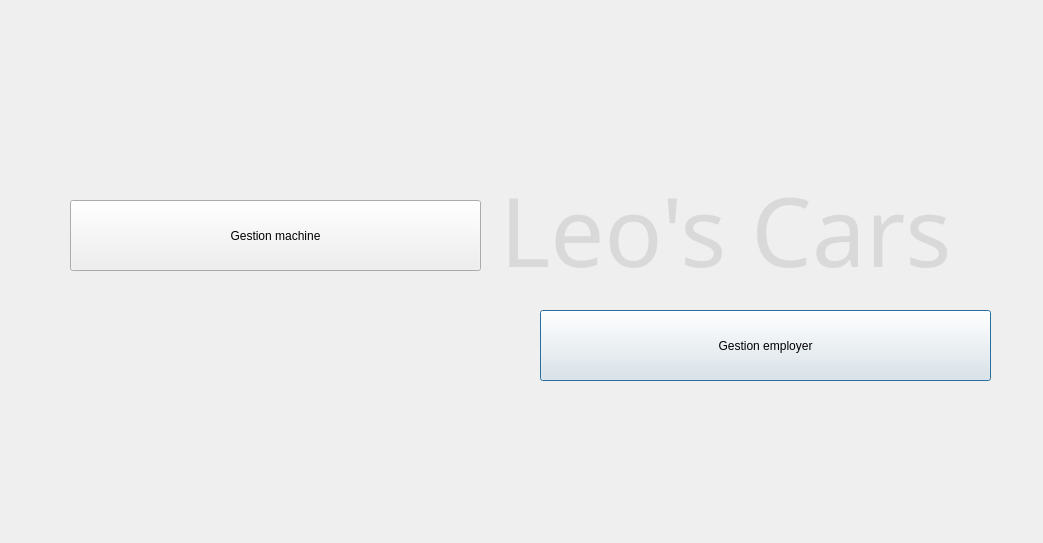
<?xml version="1.0" encoding="UTF-8"?>
<ui version="4.0">
 <class>test</class>
 <widget class="QDialog" name="test">
  <property name="geometry">
   <rect>
    <x>0</x>
    <y>0</y>
    <width>1043</width>
    <height>543</height>
   </rect>
  </property>
  <property name="windowTitle">
   <string>Dialog</string>
  </property>
  <widget class="QLabel" name="label">
   <property name="geometry">
    <rect>
     <x>-40</x>
     <y>-130</y>
     <width>1561</width>
     <height>891</height>
    </rect>
   </property>
   <property name="text">
    <string/>
   </property>
   <property name="pixmap">
    <pixmap>../../Projet/dfd.jpg</pixmap>
   </property>
  </widget>
  <widget class="QPushButton" name="pushButton">
   <property name="geometry">
    <rect>
     <x>540</x>
     <y>310</y>
     <width>451</width>
     <height>71</height>
    </rect>
   </property>
   <property name="mouseTracking">
    <bool>false</bool>
   </property>
   <property name="tabletTracking">
    <bool>false</bool>
   </property>
   <property name="text">
    <string>Gestion employer</string>
   </property>
  </widget>
  <widget class="QPushButton" name="pushButton_2">
   <property name="geometry">
    <rect>
     <x>70</x>
     <y>200</y>
     <width>411</width>
     <height>71</height>
    </rect>
   </property>
   <property name="text">
    <string>Gestion machine</string>
   </property>
  </widget>
  <widget class="QLabel" name="label_62">
   <property name="geometry">
    <rect>
     <x>500</x>
     <y>140</y>
     <width>741</width>
     <height>181</height>
    </rect>
   </property>
   <property name="font">
    <font>
     <family>Forte</family>
     <pointsize>100</pointsize>
     <weight>50</weight>
     <italic>false</italic>
     <bold>false</bold>
     <underline>false</underline>
    </font>
   </property>
   <property name="acceptDrops">
    <bool>false</bool>
   </property>
   <property name="styleSheet">
    <string notr="true">font: 100pt &quot;Forte&quot;;</string>
   </property>
   <property name="text">
    <string>&lt;html&gt;&lt;head/&gt;&lt;body&gt;&lt;p&gt;&lt;span style=&quot; font-size:72pt; color:#d9d9d9;&quot;&gt;Leo's Cars&lt;/span&gt;&lt;/p&gt;&lt;/body&gt;&lt;/html&gt;</string>
   </property>
  </widget>
 </widget>
 <resources/>
 <connections/>
</ui>
